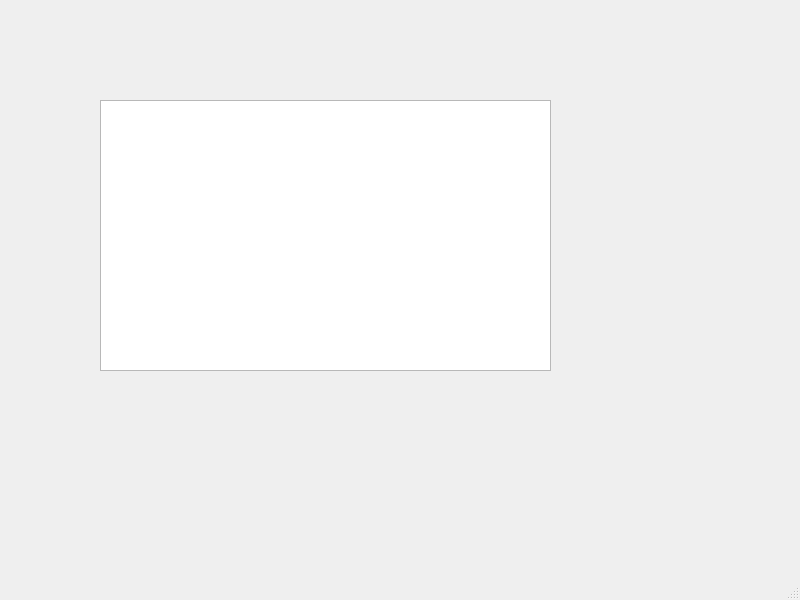
<?xml version="1.0" encoding="UTF-8"?>
<ui version="4.0">
 <class>MainWindow</class>
 <widget class="QMainWindow" name="MainWindow">
  <property name="geometry">
   <rect>
    <x>0</x>
    <y>0</y>
    <width>800</width>
    <height>600</height>
   </rect>
  </property>
  <property name="windowTitle">
   <string>MainWindow</string>
  </property>
  <widget class="QWidget" name="centralwidget">
   <widget class="PlotWidget" name="graphicsView">
    <property name="geometry">
     <rect>
      <x>100</x>
      <y>100</y>
      <width>451</width>
      <height>271</height>
     </rect>
    </property>
   </widget>
  </widget>
  <widget class="QMenuBar" name="menubar">
   <property name="geometry">
    <rect>
     <x>0</x>
     <y>0</y>
     <width>800</width>
     <height>18</height>
    </rect>
   </property>
  </widget>
  <widget class="QStatusBar" name="statusbar"/>
 </widget>
 <customwidgets>
  <customwidget>
   <class>PlotWidget</class>
   <extends>QGraphicsView</extends>
   <header>pyqtgraph</header>
  </customwidget>
 </customwidgets>
 <resources/>
 <connections/>
</ui>
